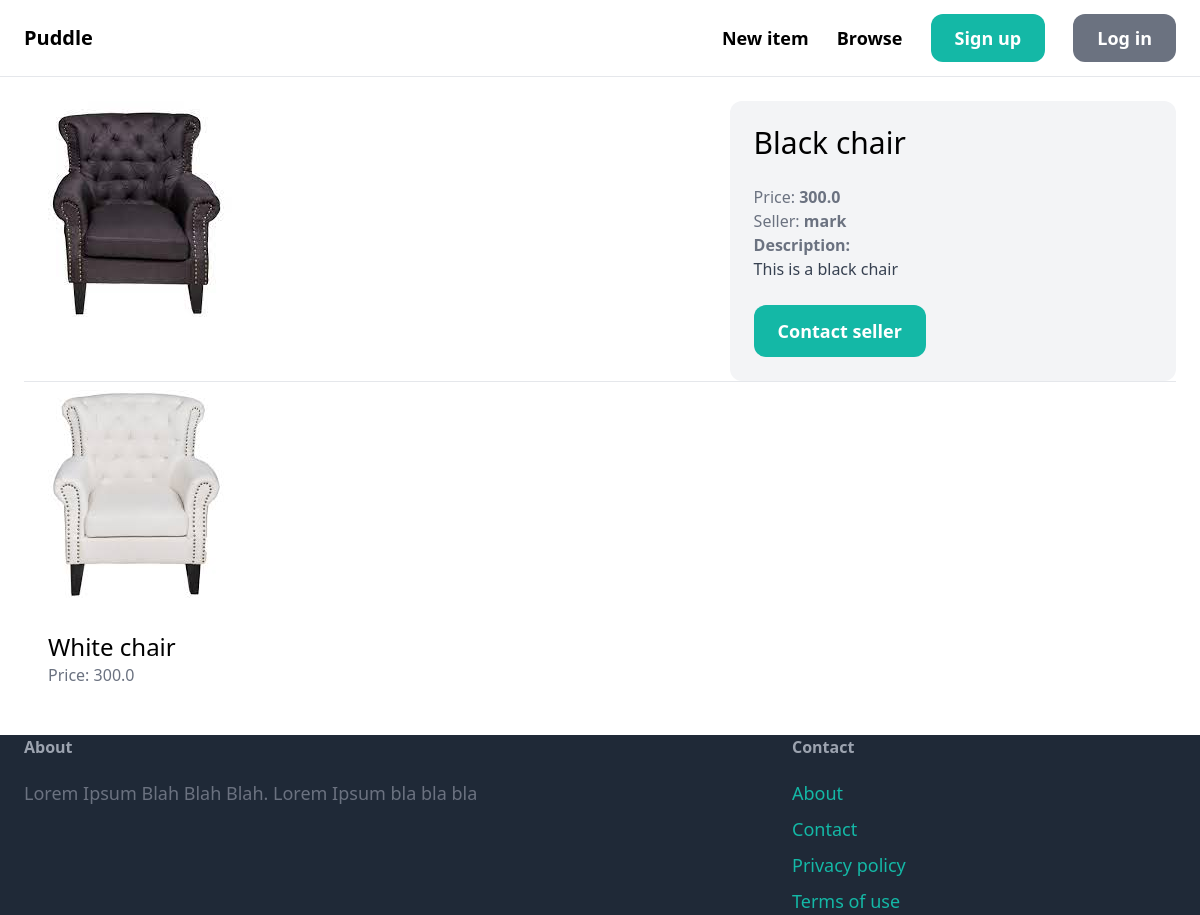
Page /item/6/ on the earlier database version.
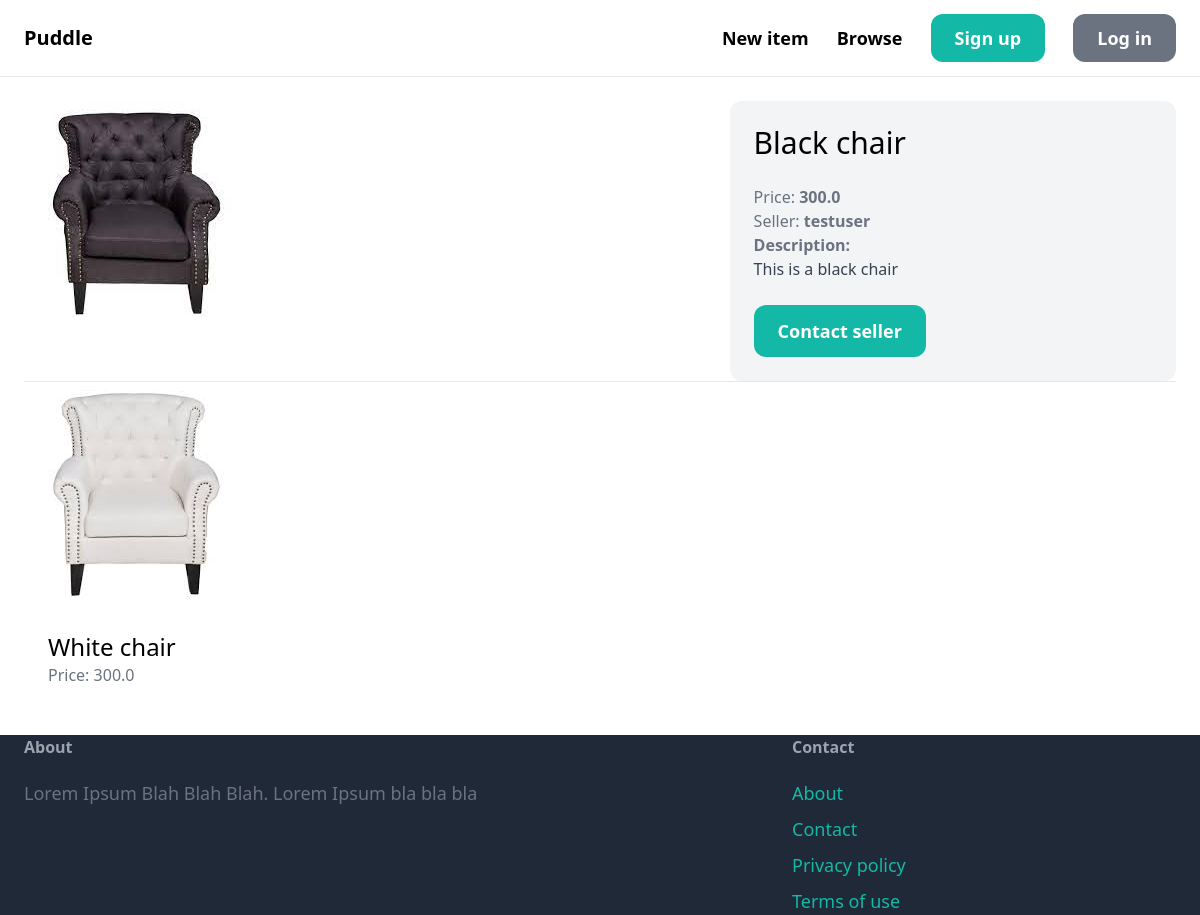
Same page on the later database version.
### item/models.py (models this page shows, shortened)
class Item(models.Model):
    category = models.ForeignKey(Category, related_name='items', on_delete=models.CASCADE)
    name = models.CharField(max_length=255)
    description = models.TextField(blank=True, null=True)
    price = models.FloatField()
    image = models.ImageField(upload_to='item_images', blank=True, null=True)
    is_sold = models.BooleanField(default=False)
    created_at = models.DateTimeField(auto_now_add=True)
    created_by = models.ForeignKey(User, related_name='items', on_delete=models.CASCADE)
    class Meta:
        verbose_name_plural = 'items'

### item/views.py (the view)
# urls.py: path('<int:pk>/', views.detail, name='detail'),
def detail(request, pk):
    item = get_object_or_404(Item, pk=pk)
    related_items = Item.objects.filter(category=item.category, is_sold=False).exclude(pk=item.pk)[0:3]
    context = {
        'item': item,
        'related_items': related_items,
    }
    return render(request, 'item/detail.html', context)

### item/templates/item/detail.html (shortened to what this page needs)
{% extends 'base.html' %}
{% block content %}
    <div class="grid grid-cols-5 gap-6">
        <div class="col-span-3">
            <img src="{{ item.image.url }}" class="rounded-xl">
        </div>
        <div class="col-span-2 p-6 bg-gray-100 rounded-xl">
            <h1 class="mb-6 text-3xl">{{ item.name }}</h1>
            <p class="text-gray-500">Price: <strong>{{ item.price }}</strong></p>
            <p class="text-gray-500">Seller: <strong>{{ item.created_by.username }}</strong></p>
            {% if item.description %}
                <p class="text-gray-700">
                    <strong class="text-gray-500">Description:</strong><br>
                    {{ item.description }}
                </p>
            {% endif %}
            {% if request.user == item.created_by %}
                <div class="mt-6 p-6 bg-white rounded-xl">
                    <p>This your item!</p>
                    <a href="{% url 'item:edit' item.id %}" class="inline-block mt-6 px-6 py-3 text-lg font-semibold bg-green-500 text-white rounded-xl">Edit item</a>
                    <a href="{% url 'item:delete' item.id %}" class="inline-block mt-6 px-6 py-3 text-lg font-semibold bg-red-500 text-white rounded-xl">Delete item</a>
                </div>
            {% else %}
            <a href="{% url 'conversation:new' item.id %}" class="inline-block mt-6 px-6 py-3 text-lg font-semibold bg-teal-500 text-white rounded-xl hover:bg-teal-700">Contact seller</a>
            {% endif %}
        </div>
    </div>
    <hr>
    <div class="gird grid-cols-3 gap-3">
        {% for item in related_items %}
            <div>
                <a href="{% url 'item:detail' item.id %}">
                    <div>
                        <img src="{{ item.image.url }}" class="rounded-t-xl">
                    </div>
                    <div class="p-6 bg-white rounded-b-xl">
                        <h2 class="text-2xl">{{ item.name }}</h2>
                        <p class="text-gray-500">Price: {{ item.price }}</p>
                    </div>
                </a>
            </div>
        {% endfor %}
    </div>
{% endblock content %}

Differences in the rows shown:
changed Item "Black chair": created_by.username "mark" → "testuser"
